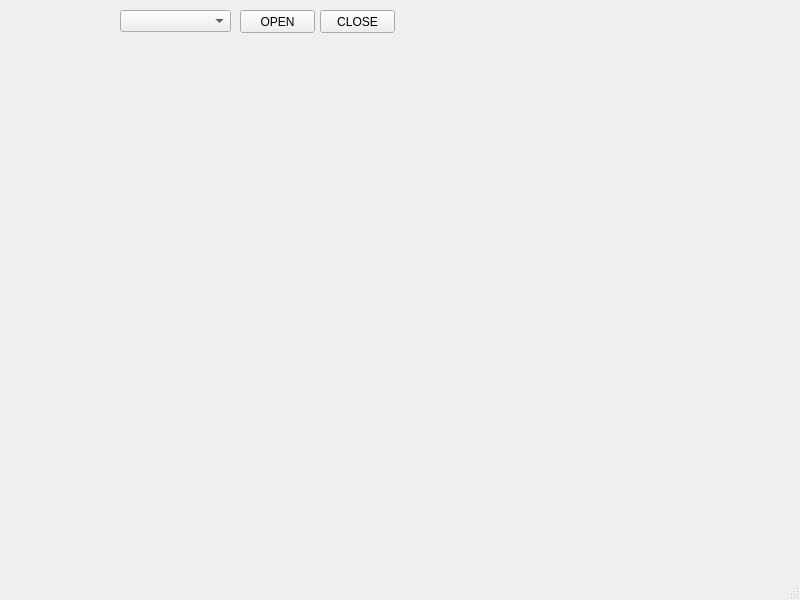
<?xml version="1.0" encoding="UTF-8"?>
<ui version="4.0">
 <class>MainWindow</class>
 <widget class="QMainWindow" name="MainWindow">
  <property name="geometry">
   <rect>
    <x>0</x>
    <y>0</y>
    <width>800</width>
    <height>600</height>
   </rect>
  </property>
  <property name="windowTitle">
   <string>MainWindow</string>
  </property>
  <widget class="QWidget" name="centralwidget">
   <widget class="QPushButton" name="openB">
    <property name="geometry">
     <rect>
      <x>240</x>
      <y>10</y>
      <width>75</width>
      <height>23</height>
     </rect>
    </property>
    <property name="text">
     <string>OPEN</string>
    </property>
   </widget>
   <widget class="QPushButton" name="closeB">
    <property name="geometry">
     <rect>
      <x>320</x>
      <y>10</y>
      <width>75</width>
      <height>23</height>
     </rect>
    </property>
    <property name="text">
     <string>CLOSE</string>
    </property>
   </widget>
   <widget class="QComboBox" name="comL">
    <property name="geometry">
     <rect>
      <x>120</x>
      <y>10</y>
      <width>111</width>
      <height>22</height>
     </rect>
    </property>
   </widget>
  </widget>
  <widget class="QMenuBar" name="menubar">
   <property name="geometry">
    <rect>
     <x>0</x>
     <y>0</y>
     <width>800</width>
     <height>21</height>
    </rect>
   </property>
  </widget>
  <widget class="QStatusBar" name="statusbar"/>
 </widget>
 <resources/>
 <connections/>
</ui>
